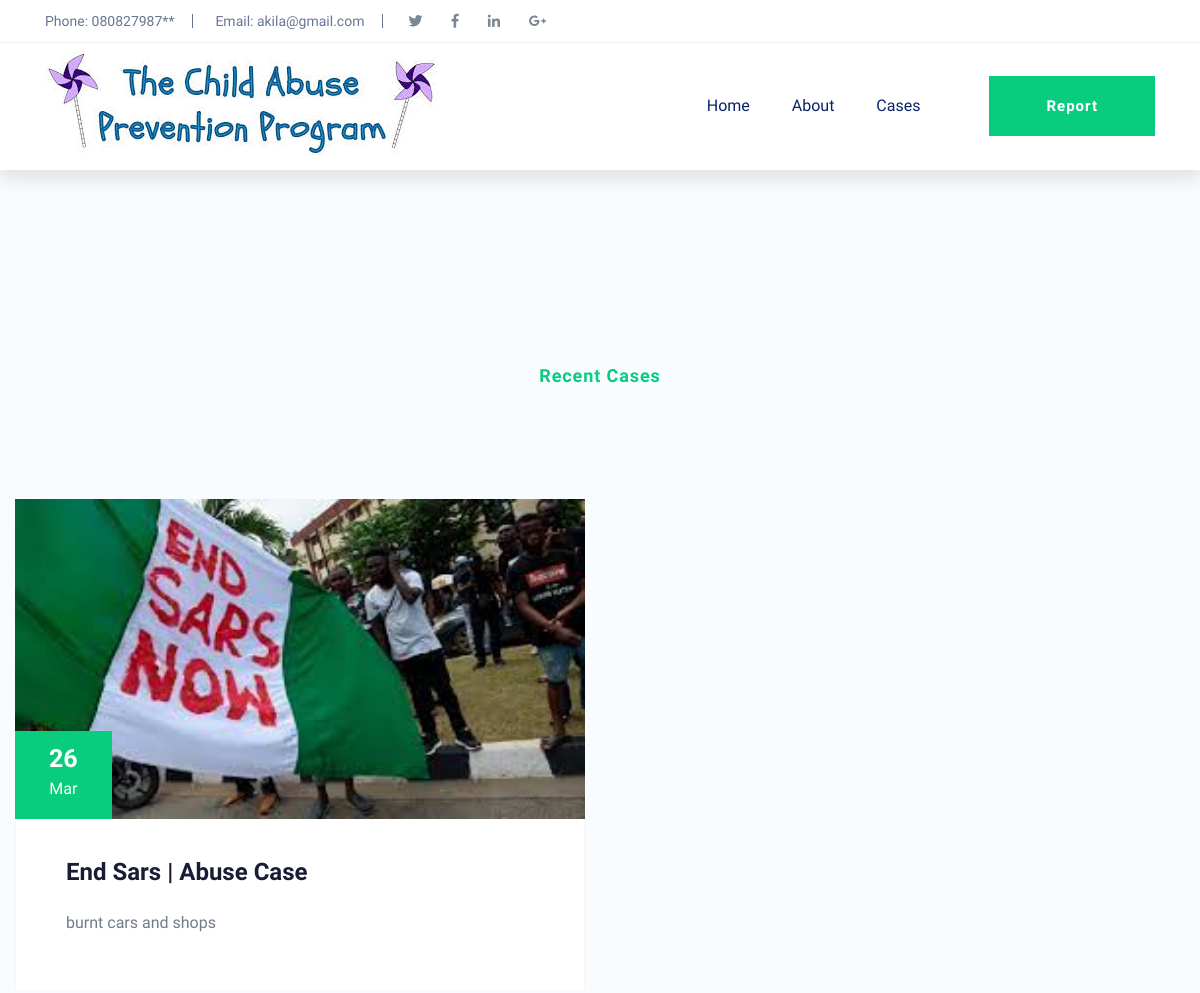
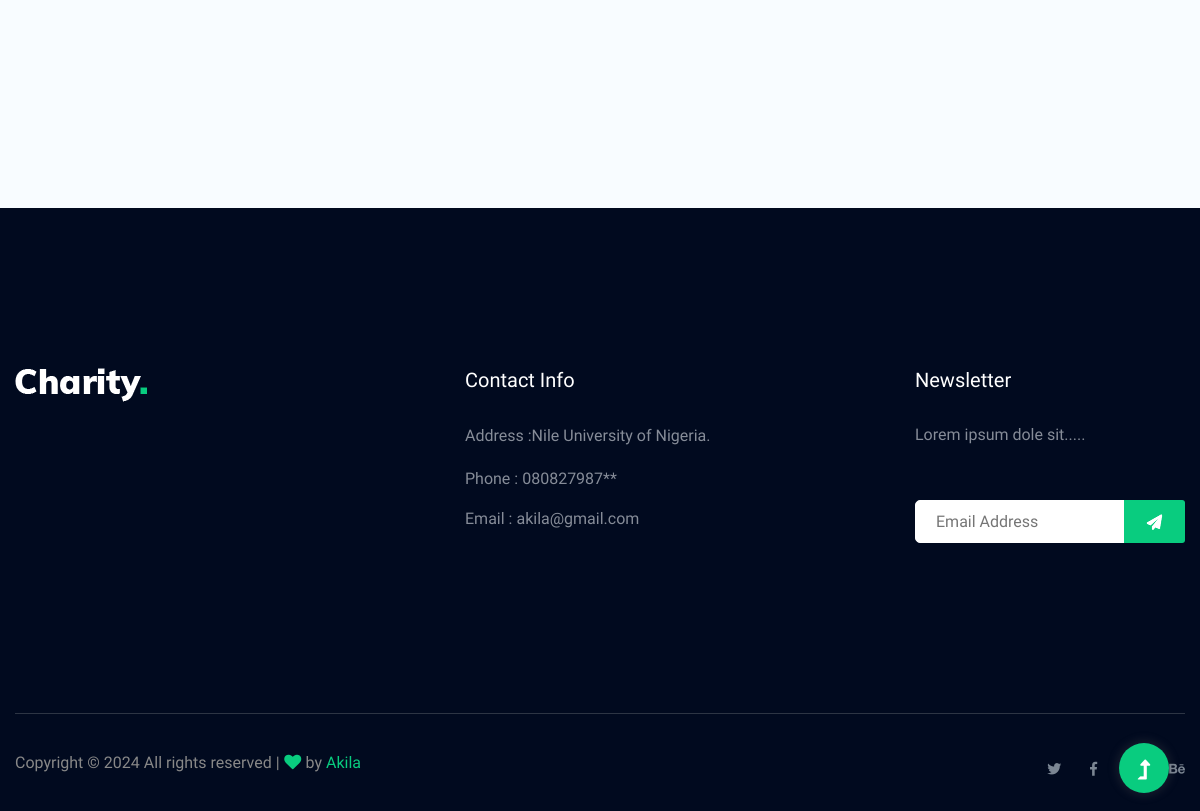
/cases.php?q=abuse, run on the app's committed database (2 pictures, top to bottom).
### tables this page shows
CREATE TABLE `tb_cases` (
  `case_id` int(11) NOT NULL,
  `case_date` date DEFAULT current_timestamp(),
  `case_title` varchar(25) DEFAULT NULL,
  `case_description` varchar(252) DEFAULT NULL,
  `cover_image` varchar(150) DEFAULT NULL,
  `category` enum('kidnap','abuse') DEFAULT NULL,
  `case_time` time DEFAULT current_timestamp(),
  `case_state` varchar(25) DEFAULT NULL,
  `case_address` varchar(225) DEFAULT NULL,
  `case_status` enum('Solved','Pending','Closed') DEFAULT NULL
);

### cases.php (the view, shortened to what this page needs)
<?php include 'header.php' ?>
<main>
    <section class="home-blog-area section-padding30">
        <div class="container">
            <div class="row justify-content-center">
                <div class="col-xl-5 col-lg-6 col-md-9 col-sm-10">
                    <div class="section-tittle text-center mb-90">
                        <h3><span>Recent Cases</span></h3>
                    </div>
                </div>
            </div>
            <div class="row">
                <?php
                include 'connect.php';
                $sql = "SELECT * FROM tb_cases";
                if (isset($_GET['q']) && !empty($_GET['q'])) {
                    $q = $_GET['q'];
                    $sql = "SELECT * FROM tb_cases where category= '$q'";
                }
                $result = $conn->query($sql);
                if ($result->num_rows > 0) {
                    while ($row = $result->fetch_assoc()) {
                        echo '<div class="col-xl-6 col-lg-6 col-md-6">';
                        echo '    <div class="home-blog-single mb-30">';
                        echo '        <div class="blog-img-cap">';
                        echo '            <div class="blog-img">';
                        echo '                <img style=height:320px src="uploads/' . $row["cover_image"] . '" alt>';
                        echo '                <div class="blog-date text-center">';
                        echo '                    <span>' . date("d", strtotime($row["case_date"])) . '</span>';
                        echo '                    <p>' . date("M", strtotime($row["case_date"])) . '</p>';
                        echo '                </div>';
                        echo '            </div>';
                        echo '            <div class="blog-cap">';
                        echo '                <h3><a href="blog_details.html">' . $row["case_title"] . ' | ' . $row["category"] . ' Case </a></h3>';
                        echo '                <p>' . $row["case_description"] . '</p>';
                        echo '            </div>';
                        echo '        </div>';
                        echo '    </div>';
                        echo '</div>';
                    }
                } else {
                    echo "0 results";
                }
                ?>
            </div>
        </div>
    </section>
</main>
<?php include 'footer.php' ?>

### data on the page
tb_cases: cover_image (picture), case_date "26", case_date "Mar", case_title "End Sars", category "Abuse", case_description "burnt cars and shops"
